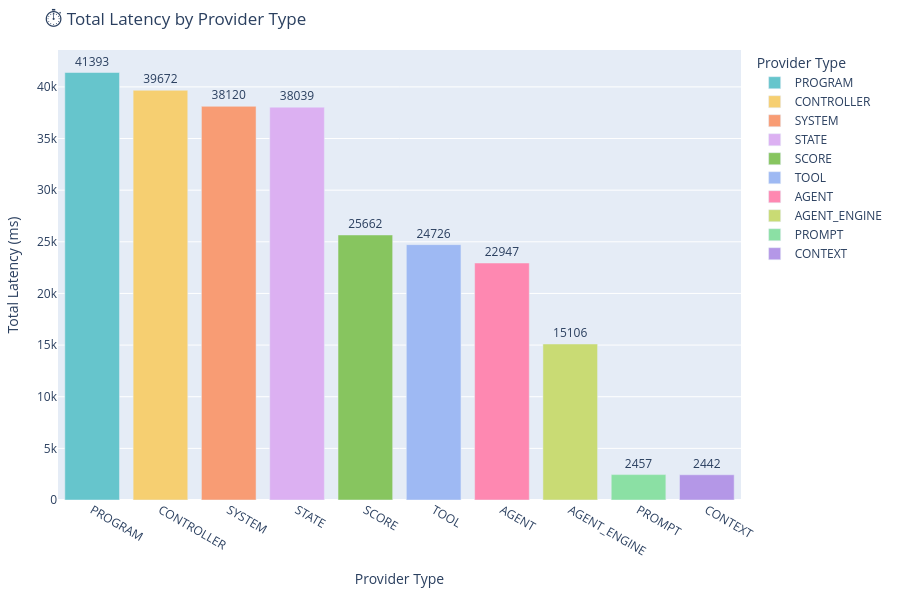

The notebook cell this image was saved under:
### Markdown cell above
### ⏱️ Total Latency by Provider Type

This bar chart summarizes the **cumulative execution time** consumed by each `provider_type` across the entire session.

#### 🧠 What this code does:
- Aggregates the `latency_ms` field for each `provider_type` using `.groupby()` and `.sum()`.
- Sorts the result so the most time-consuming providers appear first.
- Uses Plotly Express to render a labeled **bar chart** with:
  - Provider types on the x-axis
  - Total latency (in milliseconds) on the y-axis
- Applies a pastel color palette for clarity and visual grouping.

#### 🔍 What you're observing:
- This reveals which components are the **most performance-intensive** — e.g., `agent_engine`, `tool`, or `system`.
- It complements frequency charts by showing not just how often a provider is used, but how **expensive** it is.
- Useful for identifying where to focus **optimization**, **caching**, or **parallelization** efforts.

This chart is essential for profiling execution cost at a subsystem level and for balancing responsiveness across an FSM-managed system.

### Code cell
import plotly.express as px

# Truncate provider_type to the part after the last '.'
df['provider_type'] = df['provider_type'].apply(lambda x: x.split('.')[-1])

# Sum latency by provider type
latency_by_type = (
    df.groupby("provider_type")["latency_ms"]
    .sum()
    .reset_index()
    .sort_values("latency_ms", ascending=False)
)

# Plot as bar chart
fig = px.bar(
    latency_by_type,
    x="provider_type",
    y="latency_ms",
    text="latency_ms",
    title="⏱️ Total Latency by Provider Type",
    labels={"provider_type": "Provider Type", "latency_ms": "Total Latency (ms)"},
    color="provider_type",
    color_discrete_sequence=px.colors.qualitative.Pastel
)

# Adjust text position and layout
fig.update_traces(textposition="outside")

# Make the chart taller and adjust y-axis range to prevent label cut-off
fig.update_layout(
    height=600,  # Increase height
    xaxis_title="Provider Type", 
    yaxis_title="Total Latency (ms)",
    margin=dict(l=50, r=50, t=50, b=100)  # Adjust margins if necessary
)

# Show the plot
fig.show()

### Figure 1 — Plotly figure (JSON) as saved in the notebook; plotly's stock layout.template omitted (floating-point values rounded to 4 significant figures)
{"data": [{"hovertemplate": "Provider Type=%{x}<br>Total Latency (ms)=%{text}<extra></extra>", "legendgroup": "PROGRAM", "marker": {"color": "rgb(102, 197, 204)", "pattern": {"shape": ""}}, "name": "PROGRAM", "orientation": "v", "showlegend": true, "text": [41390.0], "textposition": "outside", "type": "bar", "x": ["PROGRAM"], "xaxis": "x", "y": [41393], "yaxis": "y"}, {"hovertemplate": "Provider Type=%{x}<br>Total Latency (ms)=%{text}<extra></extra>", "legendgroup": "CONTROLLER", "marker": {"color": "rgb(246, 207, 113)", "pattern": {"shape": ""}}, "name": "CONTROLLER", "orientation": "v", "showlegend": true, "text": [39670.0], "textposition": "outside", "type": "bar", "x": ["CONTROLLER"], "xaxis": "x", "y": [39672], "yaxis": "y"}, {"hovertemplate": "Provider Type=%{x}<br>Total Latency (ms)=%{text}<extra></extra>", "legendgroup": "SYSTEM", "marker": {"color": "rgb(248, 156, 116)", "pattern": {"shape": ""}}, "name": "SYSTEM", "orientation": "v", "showlegend": true, "text": [38120.0], "textposition": "outside", "type": "bar", "x": ["SYSTEM"], "xaxis": "x", "y": [38120], "yaxis": "y"}, {"hovertemplate": "Provider Type=%{x}<br>Total Latency (ms)=%{text}<extra></extra>", "legendgroup": "STATE", "marker": {"color": "rgb(220, 176, 242)", "pattern": {"shape": ""}}, "name": "STATE", "orientation": "v", "showlegend": true, "text": [38040.0], "textposition": "outside", "type": "bar", "x": ["STATE"], "xaxis": "x", "y": [38039], "yaxis": "y"}, {"hovertemplate": "Provider Type=%{x}<br>Total Latency (ms)=%{text}<extra></extra>", "legendgroup": "SCORE", "marker": {"color": "rgb(135, 197, 95)", "pattern": {"shape": ""}}, "name": "SCORE", "orientation": "v", "showlegend": true, "text": [25660.0], "textposition": "outside", "type": "bar", "x": ["SCORE"], "xaxis": "x", "y": [25662], "yaxis": "y"}, {"hovertemplate": "Provider Type=%{x}<br>Total Latency (ms)=%{text}<extra></extra>", "legendgroup": "TOOL", "marker": {"color": "rgb(158, 185, 243)", "pattern": {"shape": ""}}, "name": "TOOL", "orientation": "v", "showlegend": true, "text": [24730.0], "textposition": "outside", "type": "bar", "x": ["TOOL"], "xaxis": "x", "y": [24726], "yaxis": "y"}, {"hovertemplate": "Provider Type=%{x}<br>Total Latency (ms)=%{text}<extra></extra>", "legendgroup": "AGENT", "marker": {"color": "rgb(254, 136, 177)", "pattern": {"shape": ""}}, "name": "AGENT", "orientation": "v", "showlegend": true, "text": [22950.0], "textposition": "outside", "type": "bar", "x": ["AGENT"], "xaxis": "x", "y": [22947], "yaxis": "y"}, {"hovertemplate": "Provider Type=%{x}<br>Total Latency (ms)=%{text}<extra></extra>", "legendgroup": "AGENT_ENGINE", "marker": {"color": "rgb(201, 219, 116)", "pattern": {"shape": ""}}, "name": "AGENT_ENGINE", "orientation": "v", "showlegend": true, "text": [15110.0], "textposition": "outside", "type": "bar", "x": ["AGENT_ENGINE"], "xaxis": "x", "y": [15106], "yaxis": "y"}, {"hovertemplate": "Provider Type=%{x}<br>Total Latency (ms)=%{text}<extra></extra>", "legendgroup": "PROMPT", "marker": {"color": "rgb(139, 224, 164)", "pattern": {"shape": ""}}, "name": "PROMPT", "orientation": "v", "showlegend": true, "text": [2457.0], "textposition": "outside", "type": "bar", "x": ["PROMPT"], "xaxis": "x", "y": [2457], "yaxis": "y"}, {"hovertemplate": "Provider Type=%{x}<br>Total Latency (ms)=%{text}<extra></extra>", "legendgroup": "CONTEXT", "marker": {"color": "rgb(180, 151, 231)", "pattern": {"shape": ""}}, "name": "CONTEXT", "orientation": "v", "showlegend": true, "text": [2442.0], "textposition": "outside", "type": "bar", "x": ["CONTEXT"], "xaxis": "x", "y": [2442], "yaxis": "y"}], "layout": {"barmode": "relative", "height": 600, "legend": {"title": {"text": "Provider Type"}, "tracegroupgap": 0}, "margin": {"b": 100, "l": 50, "r": 50, "t": 50}, "title": {"text": "⏱️ Total Latency by Provider Type"}, "xaxis": {"anchor": "y", "categoryarray": ["PROGRAM", "CONTROLLER", "SYSTEM", "STATE", "SCORE", "TOOL", "AGENT", "AGENT_ENGINE", "PROMPT", "CONTEXT"], "categoryorder": "array", "domain": [0, 1], "title": {"text": "Provider Type"}}, "yaxis": {"anchor": "x", "domain": [0, 1], "title": {"text": "Total Latency (ms)"}}}}
